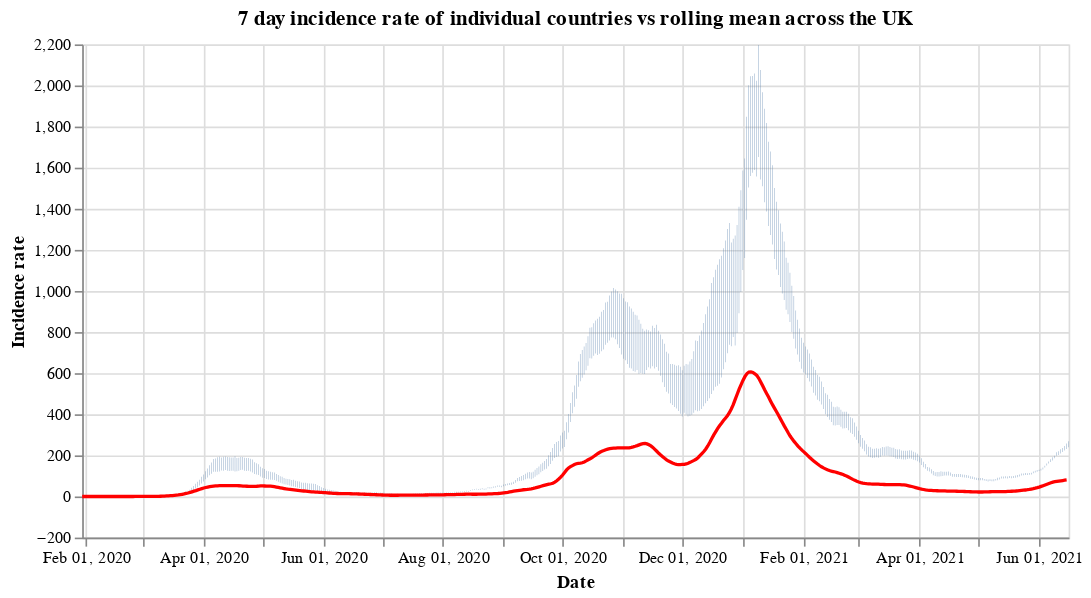

Notebook code for this chart:
### Code cell
#collapse
countries = uk_cases['areaName'].unique()
countries.sort()

selection = alt.selection_single(
    name='Select',
    fields=['areaName'],
    init={'areaName': 'Wales'},
    bind={'areaName': alt.binding_select(options=countries)}
)

# scatter plot, modify opacity based on selection
bars = alt.Chart(uk_cases).mark_bar().add_selection(
    selection
).encode(
    x=alt.X("yearmonthdate(date):T", axis=alt.Axis(title='Date')),
    y=alt.Y("weeklyCasesRate:Q", axis=alt.Axis(title='Incidence rate')),
    tooltip='weeklyCasesRate:Q',
    opacity=alt.condition(selection, alt.value(1), alt.value(0))
).properties(title=f'7 day incidence rate of individual countries vs rolling mean across the UK', width=600)

line = alt.Chart(overview_cases).mark_line(
    color='red',
    size=2,
).transform_window(
    rolling_mean='mean(weeklyCasesRate)',
    frame=[0, 7]
).encode(
    x='yearmonthdate(date):T',
    y='rolling_mean:Q'
)

alt.layer(bars, line)

### Figure 1 — Vega-Lite specification as saved in the notebook (floating-point values rounded to 4 significant figures; data arrays with more than 128 entries replaced by an {"elided": "..."} marker saying what was removed)
{"config": {"view": {"continuousWidth": 400, "continuousHeight": 300}}, "layer": [{"data": {"name": "data-2b17dbe0f4c2008667e9ebf89d884d01"}, "mark": "bar", "encoding": {"opacity": {"condition": {"value": 1, "selection": "Select"}, "value": 0}, "tooltip": {"type": "quantitative", "field": "weeklyCasesRate"}, "x": {"type": "temporal", "axis": {"title": "Date"}, "field": "date", "timeUnit": "yearmonthdate"}, "y": {"type": "quantitative", "axis": {"title": "Incidence rate"}, "field": "weeklyCasesRate"}}, "selection": {"Select": {"type": "single", "fields": ["areaName"], "init": {"areaName": "Wales"}, "bind": {"areaName": {"input": "select", "options": ["England", "Northern Ireland", "Scotland", "Wales"]}}}}, "title": "7 day incidence rate of individual countries vs rolling mean across the UK", "width": 600}, {"data": {"name": "data-3f704945dc17ed5c2c28b340f15cece3"}, "mark": {"type": "line", "color": "red", "size": 2}, "encoding": {"x": {"type": "temporal", "field": "date", "timeUnit": "yearmonthdate"}, "y": {"type": "quantitative", "field": "rolling_mean"}}, "transform": [{"window": [{"op": "mean", "field": "weeklyCasesRate", "as": "rolling_mean"}], "frame": [0, 7]}]}], "$schema": "https://vega.github.io/schema/vega-lite/v4.8.1.json", "datasets": {"data-2b17dbe0f4c2008667e9ebf89d884d01": {"elided": "1920 records"}, "data-3f704945dc17ed5c2c28b340f15cece3": {"elided": "503 records"}}}
